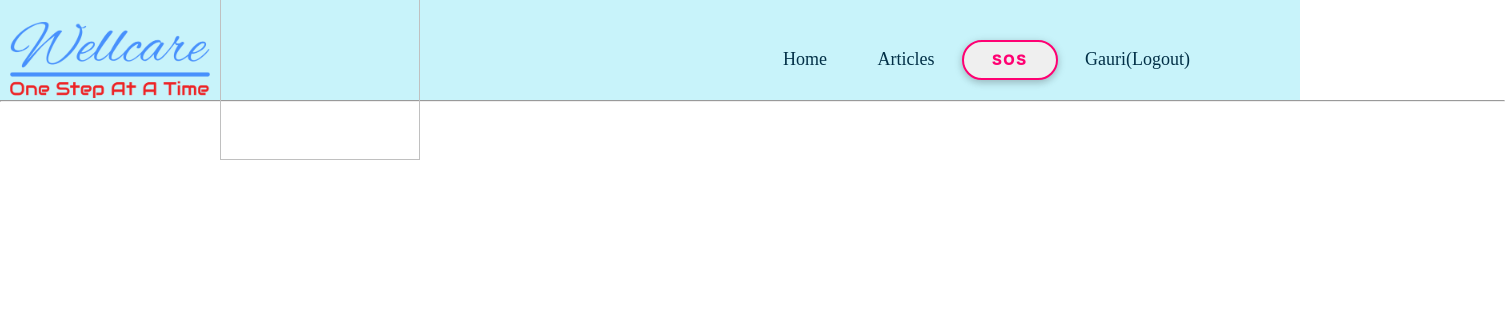
Before: /sos2.html (signed in) with the older database file.
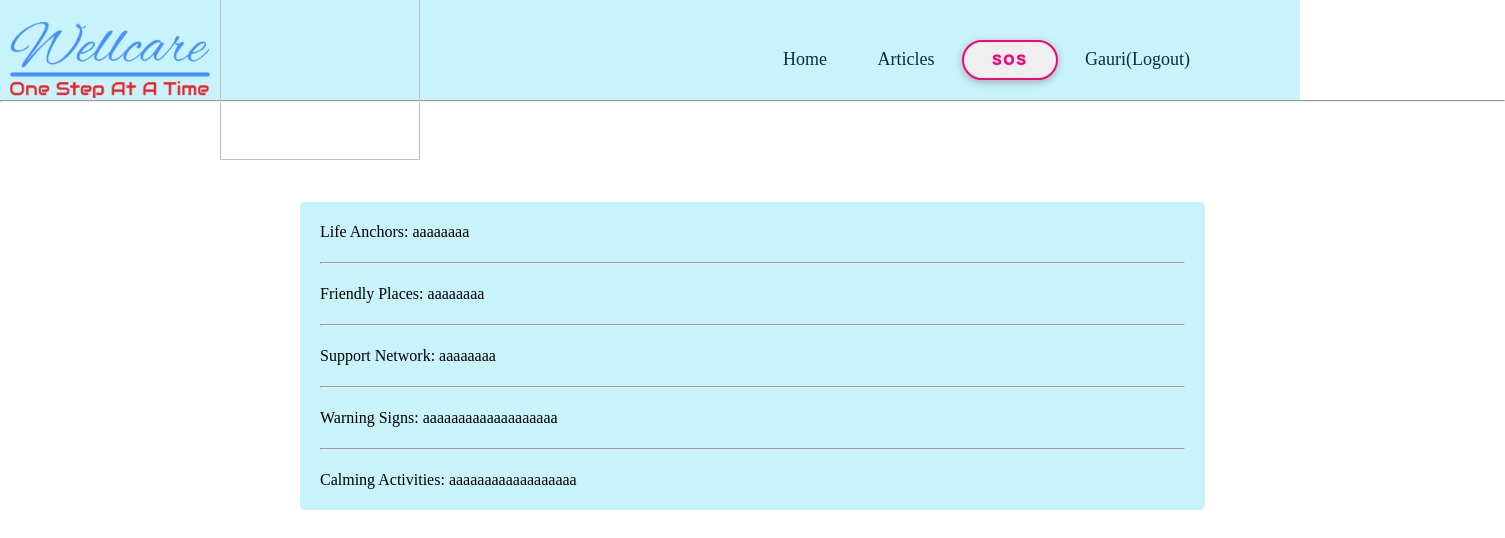
After: the same page with the newer database file.
### home/models.py (models this page shows, shortened)
class so12(models.Model):
    user = models.ForeignKey(User,on_delete=models.CASCADE)
    La = models.CharField(max_length=100)
    Fp = models.CharField(max_length=100,default="")
    Sn = models.CharField(max_length=100,default="")
    Ws = models.CharField(max_length=100,default="")
    Ca = models.CharField(max_length=100,default="")

### home/views.py (the view)
# urls.py: path('sos2.html',views.sos2,name="sos2"),
def sos2(request):
    SOS1 = so12.objects.filter(user = request.user )
    context = {'sos1':SOS1}
    return render(request, "sos2.html", context)

### home/templates/sos2.html (shortened to what this page needs)
{% load static %}
<html lang="en">
<head>
    <link rel="stylesheet" href="{% static 'sos2.css' %}">
</head>
<body>
    <div class="container">
            <div class="navbar">
                <img src="{% static 'logo.png' %}" class="logo">
                <img src="" class="logo">
                    <nav>
                        <ul>
                            <li><a href="afterlogin.html">Home</a></li>
                            <li><a href="blog_index.html">Articles</a></li>
                            <button class="button1" onclick="sos()"> SOS</button>
                            <li><a href="login.html">{{ user.username }}(Logout)</a></li>
                        </ul>
                    </nav>
            </div>
    </div>
     <hr>
     <!DOCTYPE html>
<html>
<head>
</head>
<body>
	<form>
        <div class="div">
        {% for i in sos1 %}
		<label for="name">Life Anchors: </label>
		<label>{{ i.La }}</label><br>
        <hr>
		<label for="email">Friendly Places: </label>
		<label>{{ i.Fp }}</label><br>
        <hr>
		<label for="phone">Support Network: </label>
		<label>{{ i.Sn }}</label><br>
        <hr>
		<label for="address">Warning Signs: </label>
		<label>{{ i.Ws }}</label><br>
        <hr>
		<label for="dob">Calming Activities: </label>
		<label>{{ i.Ca }}</label><br>
        {% endfor %}
        </div>
	</form>
</body>
</html>

Changed rows visible on the page:
added so12: La "aaaaaaaa", Fp "aaaaaaaa", Sn "aaaaaaaa", Ws "aaaaaaaaaaaaaaaaaaa", Ca "aaaaaaaaaaaaaaaaaa"
